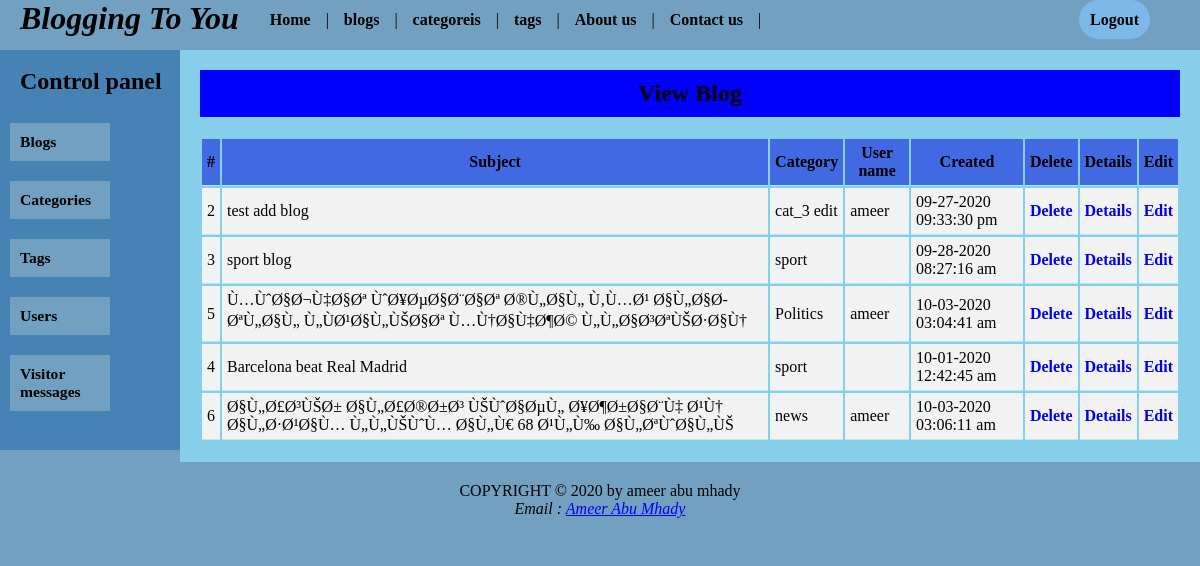
/blogging/admin/blogs.php (signed in), run on the app's committed database.
### tables this page shows
CREATE TABLE IF NOT EXISTS `blogs` (
  `id` int(11) NOT NULL AUTO_INCREMENT,
  `subject` varchar(255) NOT NULL,
  `img_src` varchar(255) DEFAULT NULL,
  `details` longtext,
  `category_id` int(11) DEFAULT NULL,
  `user_id` int(11) DEFAULT NULL,
  `created_date` varchar(255) DEFAULT NULL,
  PRIMARY KEY (`id`),
  UNIQUE KEY `subject` (`subject`),
  KEY `category_id` (`category_id`),
  KEY `user_id` (`user_id`)
);

CREATE TABLE IF NOT EXISTS `categories` (
  `id` int(11) NOT NULL AUTO_INCREMENT,
  `name` varchar(255) NOT NULL,
  `user_id` int(11) DEFAULT NULL,
  PRIMARY KEY (`id`),
  UNIQUE KEY `name` (`name`),
  KEY `user_id` (`user_id`)
);

CREATE TABLE IF NOT EXISTS `users` (
  `id` int(11) NOT NULL AUTO_INCREMENT,
  `name` varchar(255) NOT NULL,
  `email` varchar(255) NOT NULL,
  `password` varchar(255) DEFAULT NULL,
  PRIMARY KEY (`id`),
  UNIQUE KEY `email` (`email`)
);

### blogging/admin/blogs.php (the view, shortened to what this page needs)
<?php
include 'header.php';
include 'aside.php';
?>
<div class="main-content">
    <h2>View Blog</h2>
    <table>
        <tr>
            <th>#</th>
            <th>Subject</th>
            <th>Category</th>
            <th>User name</th>
            <th>Created</th>
            <th>Delete</th>
            <th>Details</th>
            <th>Edit</th>
        </tr>
        <?php
            include 'config.php';
            $query = "select * from blogs";
                    $result = mysqli_query($conn,$query);
                    if(mysqli_num_rows($result) > 0){
                        while($r = mysqli_fetch_assoc($result)){
                            $user_name = mysqli_fetch_assoc(mysqli_query($conn,"select name from users where id = ".$r['user_id']))['name'];
                            $category_name = mysqli_fetch_assoc(mysqli_query($conn,"select name from categories where id = ".$r['category_id']))['name'];
                            echo "<tr> <td>" . $r['id'] . "</td> <td>".$r['subject'] . "</td> <td>".$category_name."</td> <td>".$user_name."</td> <td>".$r['created_date']."</td> <td> <a  href='blogs.php?id=".$r['id']. "'> Delete</a> </td> <td> <a  href='blog-details.php?id=".$r['id']. "'> Details</a> </td> <td> <a  href='edit-blog.php?id=".$r['id']. "'> Edit</a> </td> </tr>";
                        }
                    }
        ?>
    </table>
</div>
<?php
include 'footer.php';
?>

### blogging/admin/css/adminStyle.css (style rules this page uses)
* { margin: 0; padding: 0; box-sizing: border-box; }
body { font-family: 'Times New Roman', Times, serif; background-color: #72A0C1; }
.main-content { width: 85%; background-color: #87CEEB; padding: 20px; float: right; }
.main-content h2 { text-align: center; background-color: blue; padding: 10px; }
.main-content table { margin-top: 20px; }
.main-content table td, th { height: 40px; border-bottom: 1px solid #AFEEEE; padding: 5px; }
.main-content table th { background-color: #4169E1; }
.main-content tr { background-color: #f2f2f2; }
.main-content table td a { text-decoration: none; font-weight: bold; }
.view-cat table td,th { height: 40px; border-bottom: 1px solid #AFEEEE; padding: 5px; }
.view-tag table td,th { height: 40px; border-bottom: 1px solid #AFEEEE; padding: 5px; }
table { width: 100%; }

### data on the page
blogs: id "2", subject "test add blog", category.name "cat_3 edit", user.name "ameer", created_date "09-27-2020 09:33:30 pm"
blogs: id "3", subject "sport blog", category.name "sport", created_date "09-28-2020 08:27:16 am"
blogs: id "5", subject "Ù…ÙˆØ§Ø¬Ù‡Ø§Øª ÙˆØ¥ØµØ§Ø¨Ø§Øª Ø®Ù„Ø§Ù„ Ù‚Ù…Ø¹ Ø§Ù„Ø§Ø­ØªÙ„Ø§Ù„ Ù„ÙØ¹Ø§Ù„ÙŠØ§Øª Ù…Ù†Ø§Ù‡Ø¶Ø© Ù„Ù„Ø§Ø³ØªÙŠØ·Ø§Ù†", category.name "Politics", user.name "ameer", created_date "10-03-2020 03:04:41 am"
blogs: id "4", subject "Barcelona beat Real Madrid", category.name "sport", created_date "10-01-2020 12:42:45 am"
blogs: id "6", subject "Ø§Ù„Ø£Ø³ÙŠØ± Ø§Ù„Ø£Ø®Ø±Ø³ ÙŠÙˆØ§ØµÙ„ Ø¥Ø¶Ø±Ø§Ø¨Ù‡ Ø¹Ù† Ø§Ù„Ø·Ø¹Ø§Ù… Ù„Ù„ÙŠÙˆÙ… Ø§Ù„Ù€ 68 Ø¹Ù„Ù‰ Ø§Ù„ØªÙˆØ§Ù„ÙŠ", category.name "news", user.name "ameer", created_date "10-03-2020 03:06:11 am"
